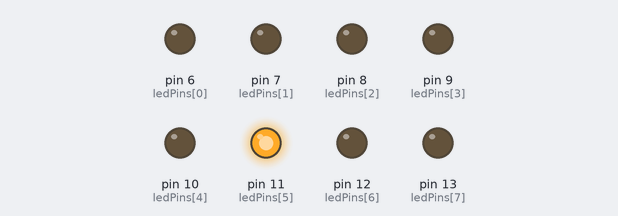
A sketch run on a simulated Arduino Uno, built with avr-gcc and run on an emulated ATmega328P. On the bench: output pins drawn as LEDs (lit = HIGH).

Above: at 0.1 s.
At 2.75 s:
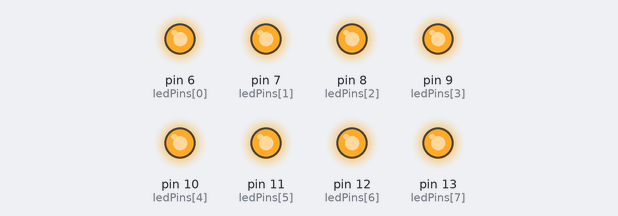
At 4.85 s:
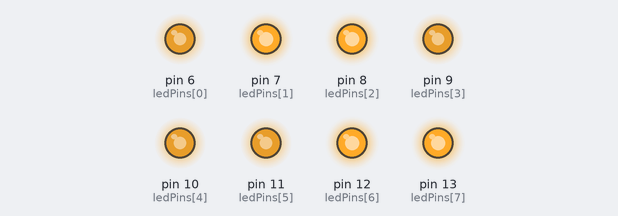
At 7.26 s:
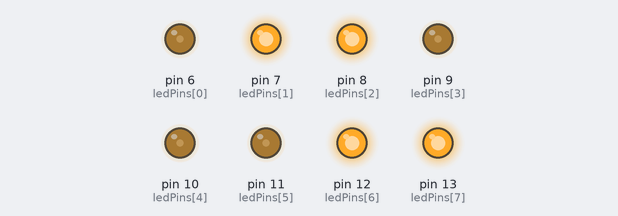
At 16.9 s:
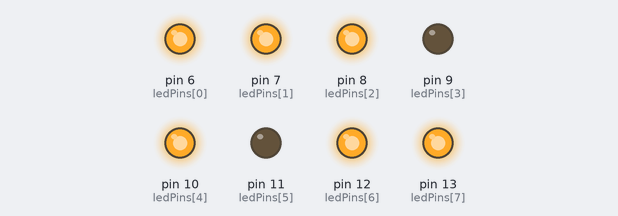
At 26.4 s:
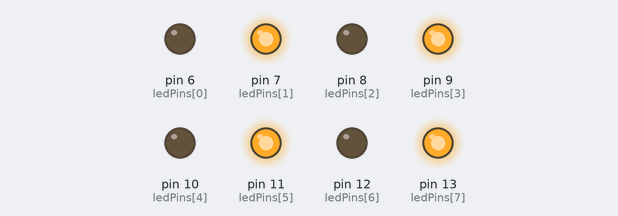
Timing chart, 0 to 33.6 s (numbered marks = the images above):
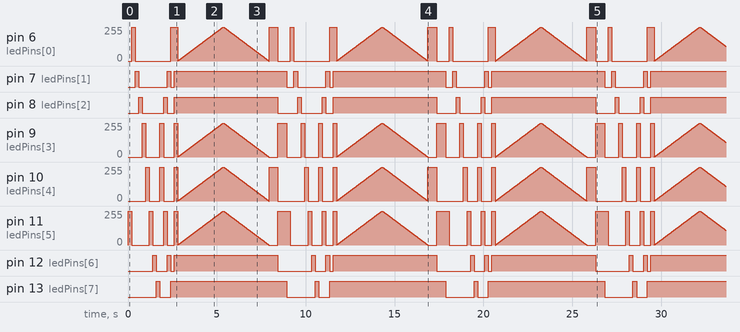

Measured:
- by itself, pin 7 (ledPins[1]): repeats every 8.9 s: LOW 1.6 s, HIGH 0.20 s, LOW 0.20 s, HIGH 6.3 s, LOW 0.40 s, HIGH 0.20 s
- by itself, pin 8 (ledPins[2]): repeats every 8.9 s: LOW 1.2 s, HIGH 0.20 s, LOW 0.40 s, HIGH 5.8 s, LOW 1.1 s, HIGH 0.20 s
- by itself, pin 12 (ledPins[6]): repeats every 8.9 s: LOW 0.60 s, HIGH 0.20 s, LOW 0.20 s, HIGH 5.8 s, LOW 1.9 s, HIGH 0.20 s
- by itself, pin 13 (ledPins[7]): repeats every 8.9 s: LOW 0.60 s, HIGH 6.5 s, LOW 1.6 s, HIGH 0.20 s
- by itself, pin 9 (ledPins[3]): 0/255 → 255/255 at 0.80 s, → 0/255 0.20 s later, → 255/255 0.80 s later, → 0/255 0.20 s later, … (1961 changes in this stretch)
- by itself, pin 10 (ledPins[4]): 0/255 → 255/255 at 1.0 s, → 0/255 0.20 s later, → 255/255 0.60 s later, → 0/255 0.20 s later, … (1961 changes in this stretch)

The sketch:

RunningLights.ino
```cpp
const int ledPins[] = {6, 7, 8, 9, 10, 11, 12, 13};
const int numLeds = 8;
const int delayTime = 200;
const int dimmingDelayTime = 10;
const int alternateDelayTime = 500;
void setup() {
  // initialize pins
  pinMode(6, OUTPUT);
  pinMode(7, OUTPUT);
  pinMode(8, OUTPUT);
  pinMode(9, OUTPUT);
  pinMode(10, OUTPUT);
  pinMode(11, OUTPUT);
  pinMode(12, OUTPUT);
  pinMode(13, OUTPUT);
}

void loop() {
	rightToLeft();
  midtoEdging();
  digitalWrite(6, HIGH); // All HIGH outputs will turn of the LEDs due to the configuration of the circuit
 	digitalWrite(7, HIGH);
  digitalWrite(8, HIGH);
  digitalWrite(9, HIGH);
  digitalWrite(10, HIGH);
  digitalWrite(11, HIGH);
 	digitalWrite(12, HIGH);
  digitalWrite(13, HIGH);
  delay(200);
  dimLights();
  alternateLights();
}

void rightToLeft(){
	for (int i = -1; i < numLeds; i++) {
    digitalWrite(ledPins[i], HIGH);
    delay(delayTime);
    digitalWrite(ledPins[i], LOW);
  }
}

void midtoEdging(){
  	int mid1 = numLeds / 2 - 1;
  	int mid2 = mid1 + 1;
	for (int i = 0; i <= mid1; i++) {
    digitalWrite(ledPins[mid1 - i], HIGH);
    digitalWrite(ledPins[mid2 + i], HIGH);
    delay(delayTime);
    digitalWrite(ledPins[mid1 - i], LOW);
    digitalWrite(ledPins[mid2 + i], LOW);
    }
}

void dimLights(){
  const int dimmedPins[] = {6, 9, 10, 11};
  const int numDimmedLeds = sizeof(dimmedPins) / sizeof(dimmedPins[0]);


  for (int brightness = 0; brightness <= 255; brightness++) {
    for (int i = 0; i < numDimmedLeds; i++) {
      analogWrite(dimmedPins[i], brightness);
    }
    delay(dimmingDelayTime);
  }

  for (int brightness = 255; brightness >= 0; brightness--) {
    for (int i = 0; i < numDimmedLeds; i++) {
      analogWrite(dimmedPins[i], brightness);
    }
    delay(dimmingDelayTime);
  }
}

void alternateLights() {

  for (int i = 0; i < numLeds; i += 2) {
    digitalWrite(ledPins[i], HIGH);
  }
  delay(alternateDelayTime);

  for (int i = 0; i < numLeds; i += 2) {
    digitalWrite(ledPins[i], LOW);
  }

  for (int i = 1; i < numLeds; i += 2) {
    digitalWrite(ledPins[i], HIGH);
  }
  delay(alternateDelayTime);

  for (int i = 1; i < numLeds; i += 2) {
    digitalWrite(ledPins[i], LOW);
  }
}
```
